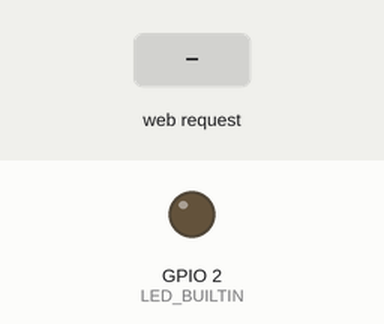
Simulated run of this program. Board: ESP32. Parts: output pins drawn as LEDs (lit = HIGH). The test bench sets the inputs (shaded band). WiFi joins after 1.5 s; servers stay silent unless stated; what the program prints to the serial monitor is not drawn.

Above: at 2.7 s.
2.8 s: HTTP request GET /on received
At 4.0 s:
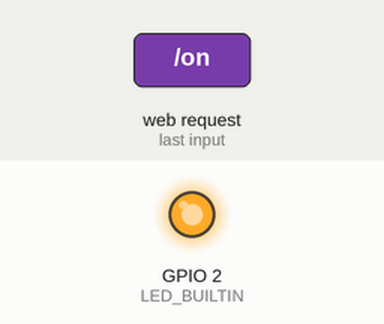
4.3 s: HTTP request GET /off received
At 5.2 s:
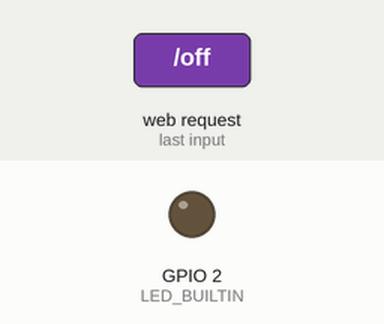
Timing chart, 0 to 7.3 s (numbered marks = the images above; inputs shaded):
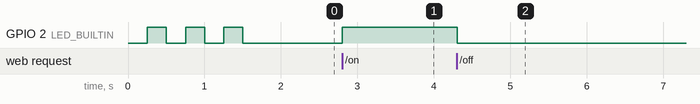

The program:

main.cpp
```cpp
#include <Arduino.h>
#include <HTTPClient.h>


const char* ssid = "Roborn2.4G";
const char* password = "Cyberport@811";

int port = 1234;
WiFiServer server(port);
String header;

String ledStat = "off";

// Current time
unsigned long currentTime = millis();
// Previous time
unsigned long previousTime = 0;
// Define timeout time in milliseconds (example: 2000ms = 2s)
const long timeoutTime = 2000;

void setup() {
  // put your setup code here, to run once:
  pinMode(LED_BUILTIN, OUTPUT);
  Serial.begin(9600);
  WiFi.begin(ssid, password);
  Serial.print("Connecting");

  while(WiFi.status() != WL_CONNECTED) {
    digitalWrite(LED_BUILTIN, LOW);
    delay(250);
    digitalWrite(LED_BUILTIN, HIGH);
    delay(250);
    Serial.print(".");

  }

  Serial.println("");
  Serial.print("Connected to WiFi network with IP Address: ");
  Serial.print(WiFi.localIP());
  Serial.print(":");
  Serial.println(port);
  digitalWrite(LED_BUILTIN, LOW);
  server.begin();
}


void send_byte(uint8_t * ptr_arr){
  Serial.print("bytearr:");
  for (int i = 0; i < 8; i++) {
		printf("%x ",  * (ptr_arr + i));
	}
  Serial.println(16, HEX);
}
void loop() {
  WiFiClient client = server.available();
  if (client) {                             // If a new client connects,
    currentTime = millis();
    previousTime = currentTime;
    Serial.println("New Client.");
    String currentLine = "";                // make a String to hold incoming data from the client
    while (client.connected() && currentTime - previousTime <= timeoutTime) {  // loop while the client's connected
      currentTime = millis();
      if (client.available()) {             // if there's bytes to read from the client,
        char c = client.read();             // read a byte, then
        Serial.write(c);                    // print it out the serial monitor
        header += c;
        if (c == '\n') {                    // if the byte is a newline character
          if (currentLine.length() == 0) {
            client.println("HTTP/1.1 200 OK");
            client.println("Content-type:text/html");
            client.println("Connection: close");
            client.println();

            if (header.indexOf("GET /on") >= 0) {
              client.println("onnn");
              Serial.println("LED on");
              ledStat = "on";
              digitalWrite(LED_BUILTIN, HIGH);
            }else if(header.indexOf("GET /off") >= 0) {
                client.println("offff");
                Serial.println("LED off");
                ledStat = "off";
                digitalWrite(LED_BUILTIN, LOW);
            }else if(header.indexOf("GET /cmd=") >= 0) {
                client.println("command received");
                Serial.print("header is ");
                Serial.println(header);

                std::vector<byte> vec  { 0x92, 0, 0, 0, 0x78, 0, 0 ,0};
                uint8_t *ptr_arr = &vec[0];
                //send_byte(ptr_arr);
            }
            // Break out of the while loop
              break;
          } else { // if you got a newline, then clear currentLine
            currentLine = "";
          }
        } else if (c != '\r') {  // if you got anything else but a carriage return character,
          currentLine += c;      // add it to the end of the currentLine
        }
      }
    }
    // Clear the header variable
    header = "";
    // Close the connection
    client.stop();
    Serial.println("Client disconnected.");
    Serial.println("");
  }
}
```

cmd_list.cpp
```cpp
#include <iostream>

void first_cmd(){
    u_int8_t arr[8] = { 0x92, 0, 0, 0, 0x78, 0, 0 ,0};
    int64_t cmd = arr[7]||arr[6]<<8||arr[5]<<16||arr[4]<<24||arr[3]<<32||arr[2]<<40||arr[1]<<48||arr[0]<<56;
    std::cout << cmd << std::endl;
}
```

Measured:
- after the input at 2.8 s, GPIO 2 (LED_BUILTIN): LOW → HIGH at once
- after the input at 4.3 s, GPIO 2 (LED_BUILTIN): HIGH → LOW at once
